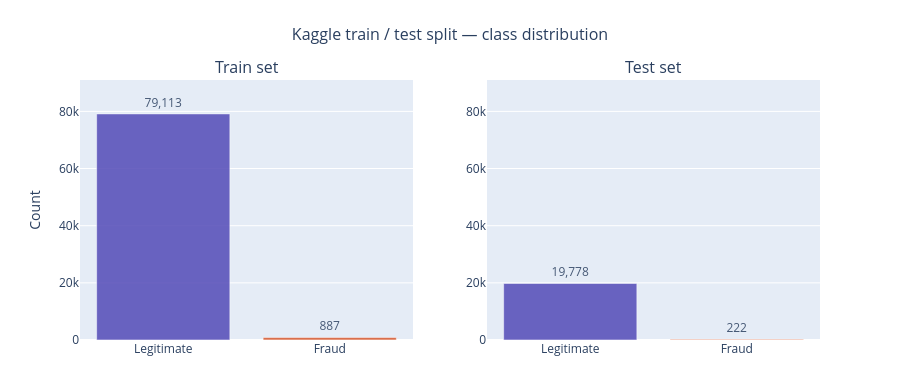

Notebook code for this chart:
### Markdown cell above
### 2d. Kaggle Train / Test Split Visualization

### Code cell
# Make sure y_train / y_test are Series
if isinstance(y_train, pd.DataFrame):
    y_train = y_train['is_fraud']

if isinstance(y_test, pd.DataFrame):
    y_test = y_test['is_fraud']

print(f'Train : {X_train.shape[0]:,} rows | Fraud: {y_train.sum():,} ({y_train.mean()*100:.2f}%)')
print(f'Test  : {X_test.shape[0]:,} rows | Fraud: {y_test.sum():,} ({y_test.mean()*100:.2f}%)')

fig = make_subplots(rows=1, cols=2, subplot_titles=('Train set', 'Test set'))

for col_idx, (name, y_set) in enumerate(zip(['Train', 'Test'], [y_train, y_test]), 1):
    counts = y_set.value_counts().sort_index().reindex([0, 1], fill_value=0)

    fig.add_trace(
        go.Bar(
            x=['Legitimate', 'Fraud'],
            y=counts.values,
            marker_color=[LEGIT_COLOR, FRAUD_COLOR],
            marker_line_color='white',
            marker_line_width=0.5,
            opacity=0.85,
            text=[f'{v:,}' for v in counts.values],
            textposition='outside',
            hovertemplate='%{x}<br>Count: %{y:,}<extra></extra>',
            showlegend=False,
        ),
        row=1, col=col_idx
    )

max_count = max(
    y_train.value_counts().reindex([0, 1], fill_value=0).max(),
    y_test.value_counts().reindex([0, 1], fill_value=0).max()
)

fig.update_layout(
    title=dict(text='Kaggle train / test split — class distribution', x=0.5, font_size=16),
    height=380,
    margin=dict(t=80, b=40),
)

fig.update_yaxes(title_text='Count', row=1, col=1)
fig.update_yaxes(range=[0, max_count * 1.15], row=1, col=1)
fig.update_yaxes(range=[0, max_count * 1.15], row=1, col=2)

fig.show()

### Figure 1 — Plotly figure (JSON) as saved in the notebook; plotly's stock layout.template omitted (floating-point values rounded to 4 significant figures)
{"data": [{"hovertemplate": "%{x}<br>Count: %{y:,}<extra></extra>", "marker": {"color": ["#534AB7", "#D85A30"], "line": {"color": "white", "width": 0.5}}, "opacity": 0.85, "showlegend": false, "text": ["79,113", "887"], "textposition": "outside", "type": "bar", "x": ["Legitimate", "Fraud"], "xaxis": "x", "y": [79113, 887], "yaxis": "y"}, {"hovertemplate": "%{x}<br>Count: %{y:,}<extra></extra>", "marker": {"color": ["#534AB7", "#D85A30"], "line": {"color": "white", "width": 0.5}}, "opacity": 0.85, "showlegend": false, "text": ["19,778", "222"], "textposition": "outside", "type": "bar", "x": ["Legitimate", "Fraud"], "xaxis": "x2", "y": [19778, 222], "yaxis": "y2"}], "layout": {"annotations": [{"font": {"size": 16}, "showarrow": false, "text": "Train set", "x": 0.225, "xanchor": "center", "xref": "paper", "y": 1, "yanchor": "bottom", "yref": "paper"}, {"font": {"size": 16}, "showarrow": false, "text": "Test set", "x": 0.775, "xanchor": "center", "xref": "paper", "y": 1, "yanchor": "bottom", "yref": "paper"}], "height": 380, "margin": {"b": 40, "t": 80}, "title": {"font": {"size": 16}, "text": "Kaggle train / test split — class distribution", "x": 0.5}, "xaxis": {"anchor": "y", "domain": [0, 0.45]}, "xaxis2": {"anchor": "y2", "domain": [0.55, 1]}, "yaxis": {"anchor": "x", "domain": [0, 1], "range": [0, 90980.0], "title": {"text": "Count"}}, "yaxis2": {"anchor": "x2", "domain": [0, 1], "range": [0, 90980.0]}}}
